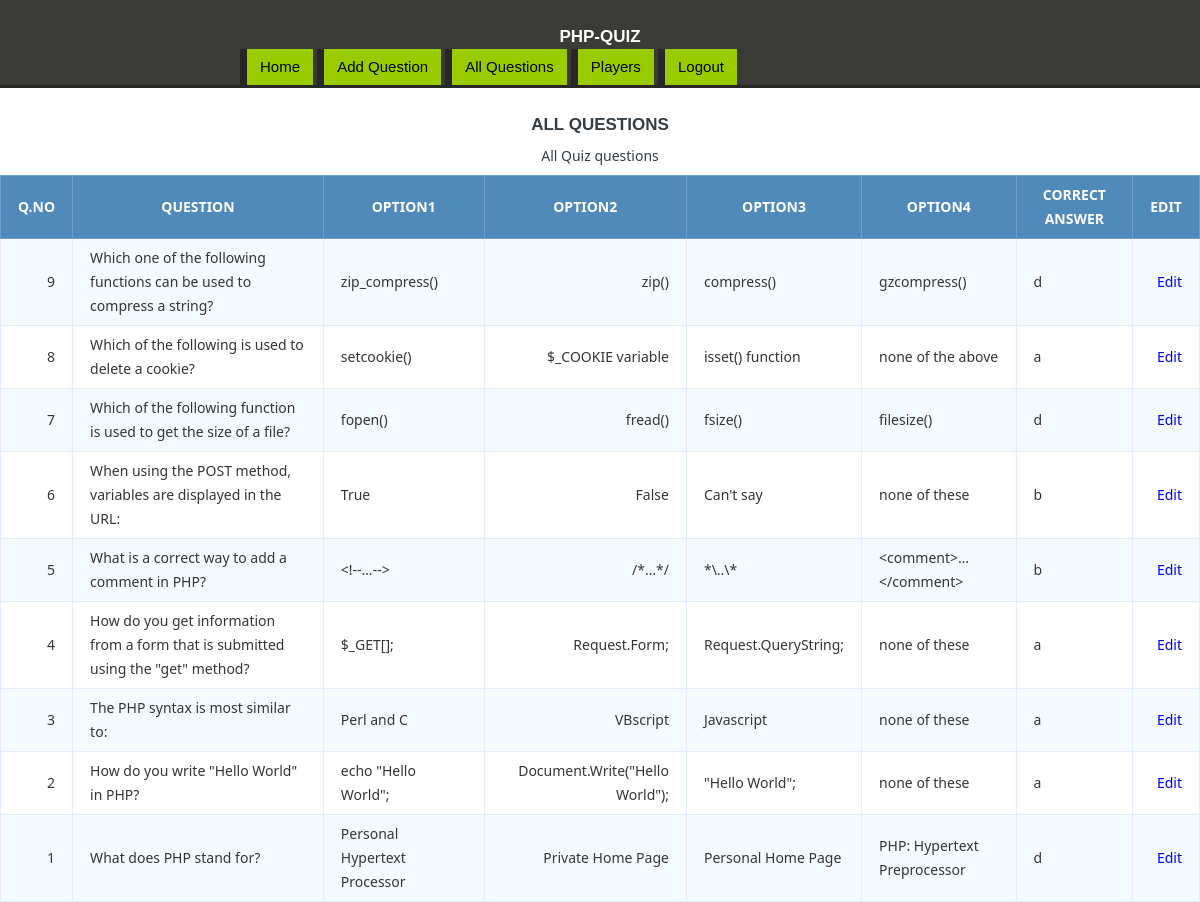
/allquestions.php (signed in), run on the app's committed database.
### tables this page shows
CREATE TABLE `questions` (
  `qid` int(11) NOT NULL,
  `qno` int(11) NOT NULL,
  `question` text NOT NULL,
  `ans1` text NOT NULL,
  `ans2` text NOT NULL,
  `ans3` text NOT NULL,
  `ans4` text NOT NULL,
  `correct_answer` varchar(1) NOT NULL
);

### allquestions.php (the view, shortened to what this page needs)
<?php include "connection.php";
if (isset($_SESSION['admin'])) {
?>
<!DOCTYPE html>
<html>
	<head>
		<link rel="stylesheet" type="text/css" href="css/style.css">
		<link rel="stylesheet" type="text/css" href="css/style1.css">
	</head>
	<body>
		<header>
			<div class="container">
				<h1>PHP-Quiz</h1>
				<a href="index.php" class="start">Home</a>
				<a href="add.php" class="start">Add Question</a>
				<a href="allquestions.php" class="start">All Questions</a>
				<a href="players.php" class="start">Players</a>
				<a href="exit.php" class="start">Logout</a>
			</div>
		</header>
	<h1> All Questions</h1>
	<table class="data-table">
		<caption class="title">All Quiz questions</caption>
		<thead>
			<tr>
				<th>Q.NO</th>
				<th>Question</th>
				<th>Option1</th>
				<th>Option2</th>
				<th>Option3</th>
				<th>Option4</th>
				<th>Correct Answer </th>
				<th>Edit</th>
			</tr>
		</thead>
		<tbody>
        <?php
            $query = "SELECT * FROM questions ORDER BY qno DESC";
            $select_questions = mysqli_query($conn, $query) or die(mysqli_error($conn));
            if (mysqli_num_rows($select_questions) > 0 ) {
            while ($row = mysqli_fetch_array($select_questions)) {
                $qno = $row['qno'];
                $question = $row['question'];
                $option1 = $row['ans1'];
                $option2 = $row['ans2'];
                $option3 = $row['ans3'];
                $option4 = $row['ans4'];
                $Answer = $row['correct_answer'];
                echo "<tr>";
                echo "<td>$qno</td>";
                echo "<td>$question</td>";
                echo "<td>$option1</td>";
                echo "<td>$option2</td>";
                echo "<td>$option3</td>";
                echo "<td>$option4</td>";
                echo "<td>$Answer</td>";
                echo "<td> <a href='editquestion.php?qno=$qno'> Edit </a></td>";
                echo "</tr>";
             }
         }
        ?>
		</tbody>
	</table>
</body>
</html>
<?php }
else {
	header("location: admin.php");
}
?>

### css/style.css (style rules this page uses)
body { font-family: arial; font-size: 15px; line-height: 1.6em; }
a { text-decoration: none; }
.container { width: 60%; margin: 0 auto; overflow: auto; }
header { border-bottom: 3px #272726 solid; background: #3A3A36; color: White; }
a.start { display: inline-block; color: #000000; background: #99CC00; border-left: 7px #272726 solid; padding:6px 13px; }

### css/style1.css (style rules this page uses)
body { font-size: 15px; color: #343d44; font-family: "segoe-ui", "open-sans", tahoma, arial; padding: 0; margin: 0; }
table { margin: auto; font-family: "Lucida Sans Unicode", "Lucida Grande", "Segoe Ui"; font-size: 12px; }
h1 { margin: 25px auto 0; text-align: center; text-transform: uppercase; font-size: 17px; }
table td { transition: all .5s; }
.data-table { border-collapse: collapse; font-size: 14px; min-width: 537px; }
.data-table th, .data-table td { border: 1px solid #e1edff; padding: 7px 17px; }
.data-table caption { margin: 7px; }
.data-table thead th { background-color: #508abb; color: #FFFFFF; border-color: #6ea1cc !important; text-transform: uppercase; }
.data-table tbody td { color: #353535; }
.data-table tbody td:first-child, .data-table tbody td:nth-child(4), .data-table tbody td:last-child { text-align: right; }
.data-table tbody tr:nth-child(odd) td { background-color: #f4fbff; }

### data on the page
questions: qno "9", question "Which one of the following functions can be used to compress a string?", ans1 "zip_compress()", ans2 "zip()", ans3 "compress()", ans4 "gzcompress()", correct_answer "d"
questions: qno "8", question "Which of the following is used to delete a cookie?", ans1 "setcookie()", ans2 "$_COOKIE variable", ans3 "isset() function", ans4 "none of the above", correct_answer "a"
questions: qno "7", question "Which of the following function is used to get the size of a file?", ans1 "fopen()", ans2 "fread()", ans3 "fsize()", ans4 "filesize()", correct_answer "d"
questions: qno "6", question "When using the POST method, variables are displayed in the URL:", ans1 "True", ans2 "False", ans3 "Can't say", ans4 "none of these", correct_answer "b"
questions: qno "5", question "What is a correct way to add a comment in PHP?", ans1 "<!--…-->", ans2 "/*…*/", ans3 "*\\..\\*", ans4 "<comment>…</comment>", correct_answer "b"
questions: qno "4", question "How do you get information from a form that is submitted using the \"get\" method?", ans1 "$_GET[];", ans2 "Request.Form;", ans3 "Request.QueryString;", ans4 "none of these", correct_answer "a"
questions: qno "3", question "The PHP syntax is most similar to:", ans1 "Perl and C", ans2 "VBscript", ans3 "Javascript", ans4 "none of these", correct_answer "a"
questions: qno "2", question "How do you write \"Hello World\" in PHP?", ans1 "echo \"Hello World\";", ans2 "Document.Write(\"Hello World\");", ans3 "\"Hello World\";", ans4 "none of these", correct_answer "a"
questions: qno "1", question "What does PHP stand for?", ans1 "Personal Hypertext Processor", ans2 "Private Home Page", ans3 "Personal Home Page", ans4 "PHP: Hypertext Preprocessor", correct_answer "d"
